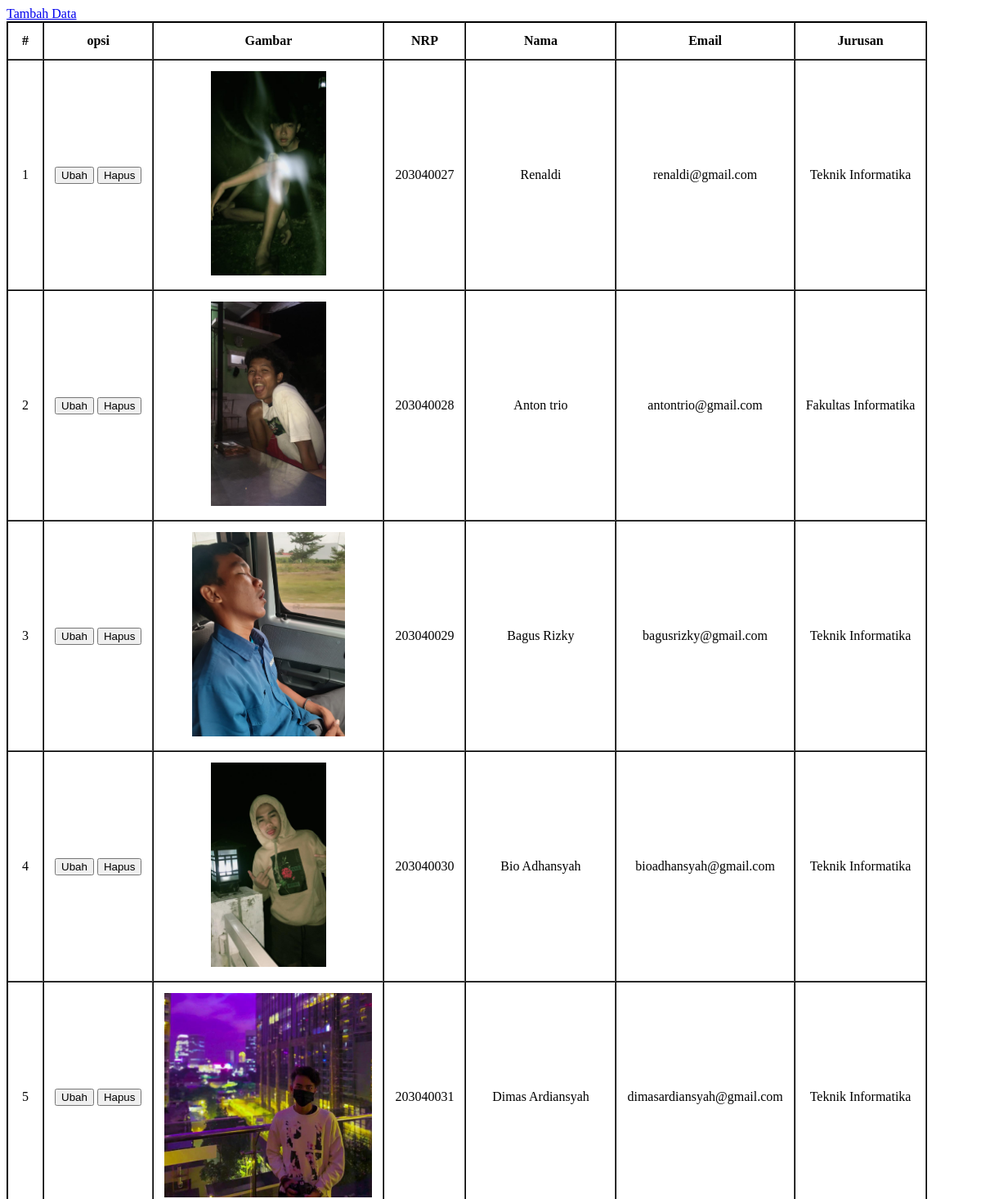
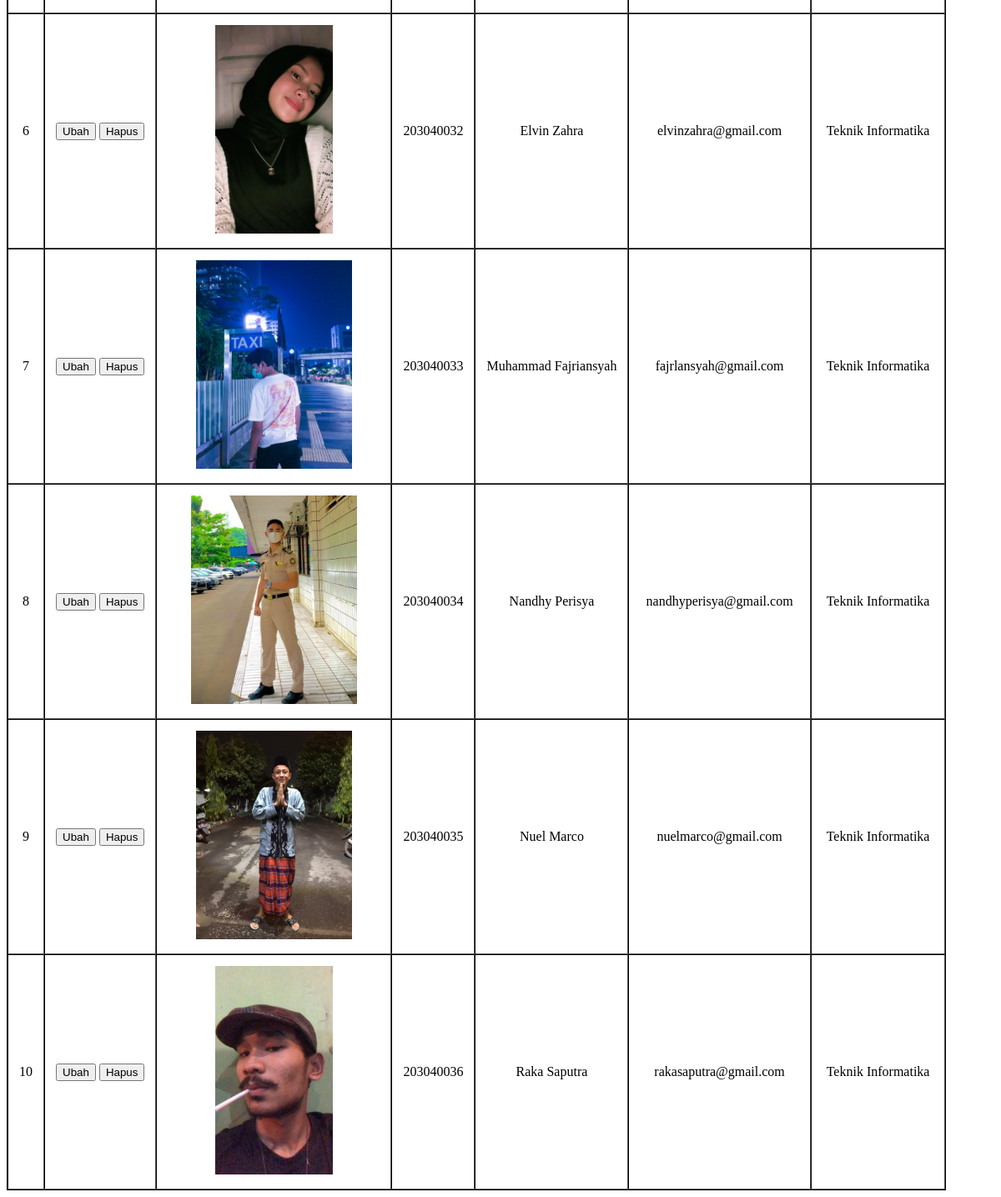
The page /latihan5b/index.php on the database its author committed (2 pictures, top to bottom).
### tables this page shows
CREATE TABLE `mahasiswa` (
  `id` int(11) NOT NULL,
  `img` varchar(100) NOT NULL,
  `nrp` varchar(10) NOT NULL,
  `nama` varchar(100) NOT NULL,
  `email` varchar(100) NOT NULL,
  `jurusan` varchar(50) NOT NULL
);

### latihan5b/php/functions.php (called while the page is built, shortened)
<?php
function koneksi()
{
    $conn = mysqli_connect("localhost", "root", "");
    mysqli_select_db($conn, "pw_tubes_203040033");
    return $conn;
}
function query ($sql)
{
    $conn = koneksi();
    $result = mysqli_query($conn, "$sql");
    $rows = [];
    while ($row = mysqli_fetch_assoc($result)) {
        $rows[] = $row;
    }
    return $rows;
}

### latihan5b/php/admin.php (the view)
<?php
require 'functions.php';
$mahasiswa = query("SELECT * FROM mahasiswa");
?>
<div class="add">
    <a href="php/tambah.php">Tambah Data</a>
</div>
<table border="1" cellpadding="13" cellspacing="0">
    <tr>
    <th>#</th>
    <th>opsi</th>
    <th>Gambar</th>
    <th>NRP</th>
    <th>Nama</th>
    <th>Email</th>
    <th>Jurusan</th>
    </tr>
    <?php $i = 1; ?>
	<?php foreach ($mahasiswa as $mhs) : ?>
    <tr>
        <td><?= $i; ?></td>
        <td>
            <a href=""><button>Ubah</button></a>
            <a href=""><button>Hapus</button></a>
        </td>
        <td><img src="../latihan5a/assets/img/<?= $mhs['img']; ?>" alt=""></td>
        <td><?= $mhs['nrp']; ?></td>
        <td><?= $mhs['nama']; ?></td>
        <td><?= $mhs['email']; ?></td>
        <td><?= $mhs['jurusan']; ?></td>
    </tr>
    <?php $i++; ?>
    <?php endforeach; ?>
</table>

### latihan5b/index.php (shortened to what this page needs)
<!DOCTYPE html>
<html lang="en">
<head>
     <link rel="stylesheet" href="css/style.css">
</head>
<body>
    <?php
    include 'php/admin.php';
    ?>
</body>
</html>

### latihan5b/css/style.css (style rules this page uses)
table { border: 1px solid black; }
td, h2 { text-align: center; }
img { height: 250px; }

### rows shown on the page
mahasiswa: img (picture), nrp "203040027", nama "Renaldi", email "renaldi@gmail.com", jurusan "Teknik Informatika"
mahasiswa: img (picture), nrp "203040028", nama "Anton trio", email "antontrio@gmail.com", jurusan "Fakultas Informatika"
mahasiswa: img (picture), nrp "203040029", nama "Bagus Rizky", email "bagusrizky@gmail.com", jurusan "Teknik Informatika"
mahasiswa: img (picture), nrp "203040030", nama "Bio Adhansyah", email "bioadhansyah@gmail.com", jurusan "Teknik Informatika"
mahasiswa: img (picture), nrp "203040031", nama "Dimas Ardiansyah", email "dimasardiansyah@gmail.com", jurusan "Teknik Informatika"
mahasiswa: img (picture), nrp "203040032", nama "Elvin Zahra", email "elvinzahra@gmail.com", jurusan "Teknik Informatika"
mahasiswa: img (picture), nrp "203040033", nama "Muhammad Fajriansyah", email "fajrlansyah@gmail.com", jurusan "Teknik Informatika"
mahasiswa: img (picture), nrp "203040034", nama "Nandhy Perisya", email "nandhyperisya@gmail.com", jurusan "Teknik Informatika"
mahasiswa: img (picture), nrp "203040035", nama "Nuel Marco", email "nuelmarco@gmail.com", jurusan "Teknik Informatika"
mahasiswa: img (picture), nrp "203040036", nama "Raka Saputra", email "rakasaputra@gmail.com", jurusan "Teknik Informatika"
